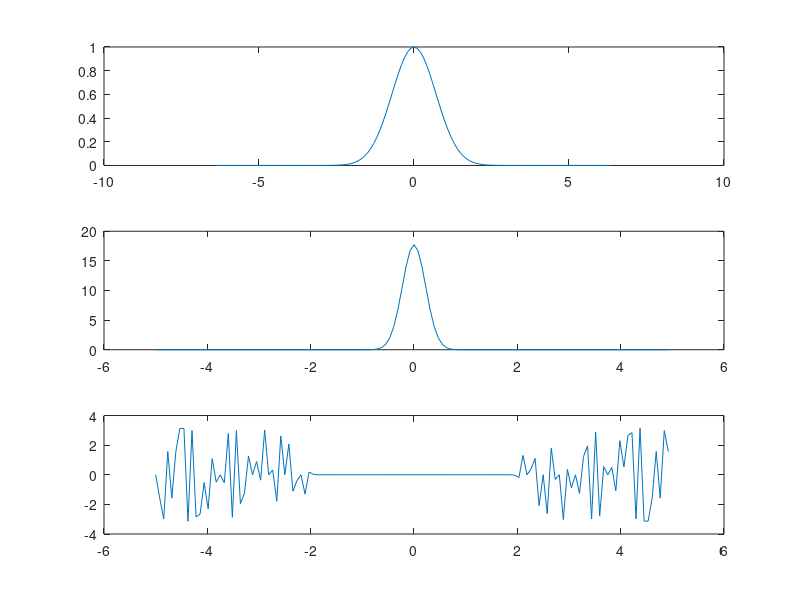

MATLAB code for this plot:
clc;
close all;
clear all;
N=128;
dt=0.1;
Fs=1/dt;
t=(-N/2:N/2-1)*dt;
x_fun=@(t) exp(-t.^2);
x=x_fun(t);
X=fftshift(fft(ifftshift(x)));
f=(-N/2:N/2-1)*Fs/N;
magnitude=abs(X);
phase=angle(X);
figure;
subplot(3,1,1)
plot(t,x);
subplot(3,1,2)
plot(f,magnitude);
subplot(3,1,3)
plot(f,phase);
